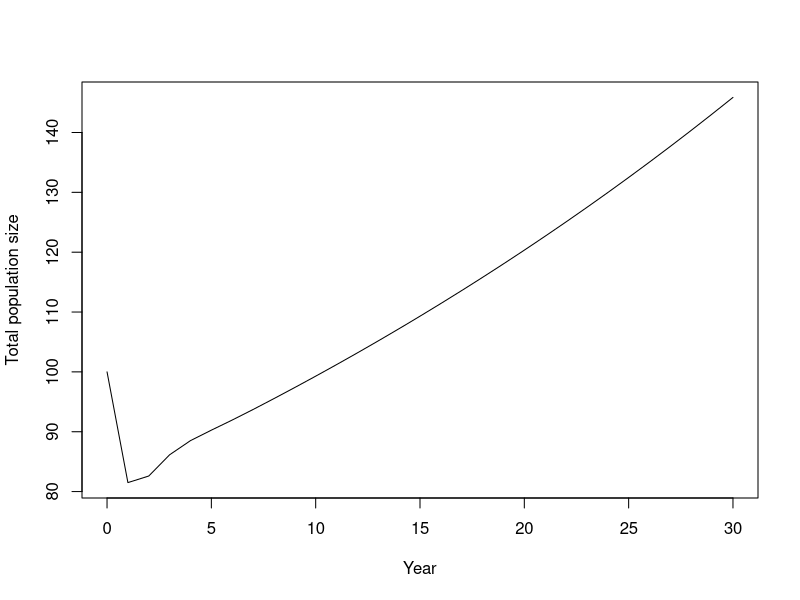
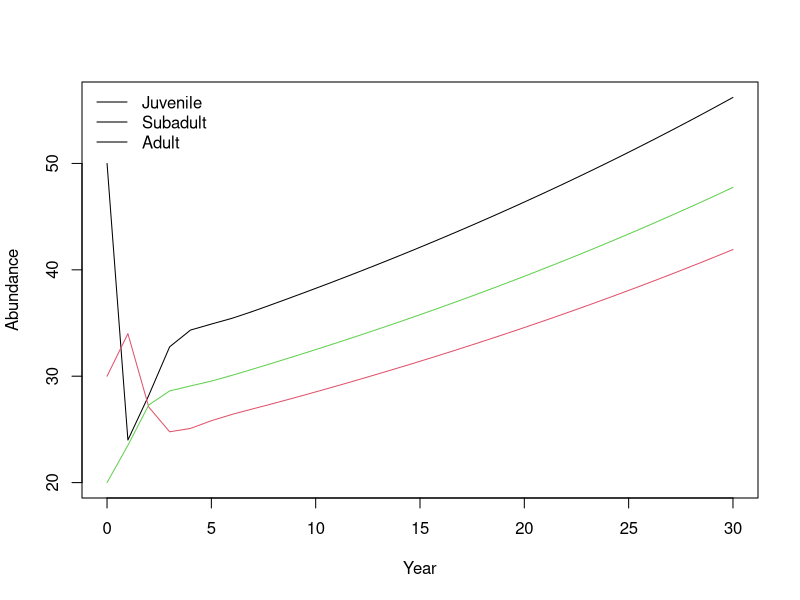
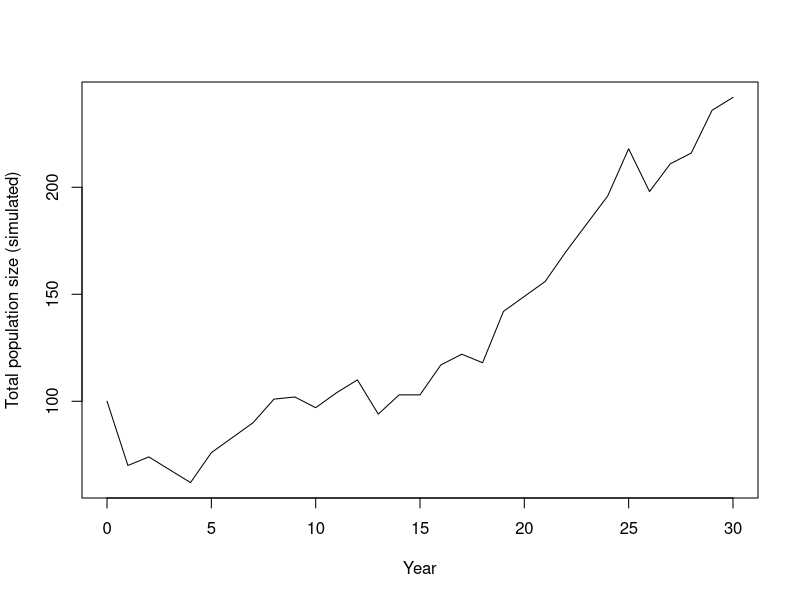
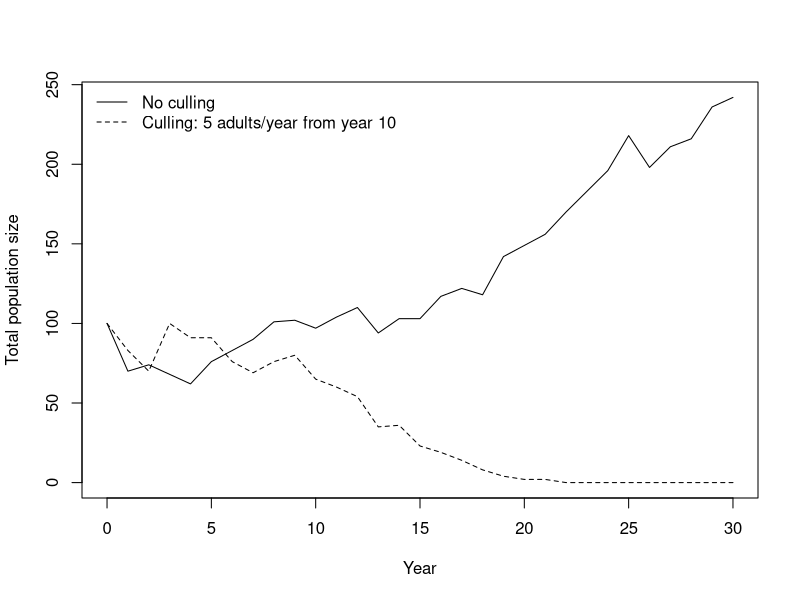
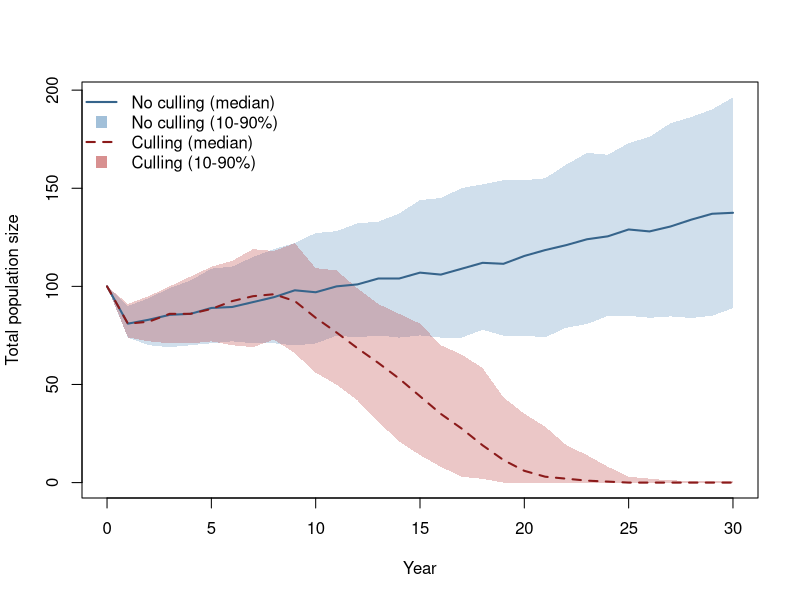

Recreate these plots in R, in order.
## ---- chunk 1
set.seed(1)
## ---- chunk 2
# Vital rates for a 1-year projection interval
F_A <- 1.2   # recruits (juveniles) per adult per year
G_J <- 0.35  # juvenile -> subadult (survive + grow)
P_S <- 0.55  # subadult -> subadult (survive + stay)
G_S <- 0.25  # subadult -> adult (survive + grow)
P_A <- 0.80  # adult -> adult (survive + stay)

# Build the projection matrix (rows = stage at t+1, cols = stage at t)
A <- matrix(
  c(0,   0,   F_A,
    G_J, P_S, 0,
    0,   G_S, P_A),
  nrow = 3, byrow = TRUE
)

dimnames(A) <- list(
  c("Juvenile", "Subadult", "Adult"),
  c("Juvenile", "Subadult", "Adult")
)

# Print matrix so we can check entries
A
## ---- chunk 3
# Initial population vector (year 0)
n0 <- c(Juvenile = 50, Subadult = 30, Adult = 20)
n0
## ---- chunk 4
# Deterministic one-step update
n1 <- A %*% n0
n1
## ---- chunk 5
# Number of projection steps
years <- 30

# Matrix to store yearly stage abundances
nmat <- matrix(NA_real_, nrow = years + 1, ncol = length(n0))
colnames(nmat) <- names(n0)

# Set initial year
nmat[1, ] <- n0

# Project forward one year at a time
for (t in 1:years) {
  nmat[t + 1, ] <- as.numeric(A %*% nmat[t, ])
}

head(nmat, 6)
## ---- chunk 6
# Total abundance each year
totalN <- rowSums(nmat)

# Plot total abundance
plot(
  0:years, totalN, type = "l",
  xlab = "Year", ylab = "Total population size"
)

# Plot stage-specific abundances
matplot(
  0:years, nmat, type = "l", lty = 1,
  xlab = "Year", ylab = "Abundance"
)
legend("topleft", legend = colnames(nmat), lty = 1, bty = "n")
## ---- chunk 7
# Eigenvalues of the projection matrix
eig <- eigen(A)

# Dominant eigenvalue is asymptotic growth rate lambda
lambda <- Re(eig$values[which.max(Re(eig$values))])
lambda
## ---- chunk 8
# basic validity check: probabilities should sum to <= 1
stopifnot(G_S + P_S <= 1)
## ---- chunk 9
set.seed(1201)
## ---- chunk 10
# Step 1: create a matrix to store the trajectory
sim1 <- matrix(0L, nrow = years + 1, ncol = 3)
colnames(sim1) <- c("Juvenile", "Subadult", "Adult")

# Step 2: set the initial population (year 0)
sim1[1, ] <- as.integer(n0[c("Juvenile", "Subadult", "Adult")])

# Step 3-5: update the population one year at a time
for (t in 1:years) {
  # Current stage abundances at year t
  J <- sim1[t, "Juvenile"]
  S <- sim1[t, "Subadult"]
  A <- sim1[t, "Adult"]

  # Births: each adult contributes recruits stochastically
  newJ <- rpois(1, lambda = F_A * A)

  # Juvenile -> Subadult transition
  J_to_S <- rbinom(1, size = J, prob = G_J)

  # Subadult transitions: stay subadult or move to adult
  S_stay <- rbinom(1, size = S, prob = P_S)
  S_remaining <- S - S_stay
  p_grow_cond <- if ((1 - P_S) > 0) G_S / (1 - P_S) else 0
  S_to_A <- rbinom(1, size = S_remaining, prob = p_grow_cond)

  # Adult survival
  A_surv <- rbinom(1, size = A, prob = P_A)

  # Write next year's abundances
  sim1[t + 1, "Juvenile"] <- newJ
  sim1[t + 1, "Subadult"] <- J_to_S + S_stay
  sim1[t + 1, "Adult"] <- S_to_A + A_surv
}

# Step 6: plot the total population trajectory
plot(0:years, rowSums(sim1), type = "l",
     xlab = "Year", ylab = "Total population size (simulated)")
## ---- chunk 11
tot_no <- rowSums(sim1)
realised_lambda_no <- if (length(tot_no) < 2 || tot_no[1] <= 0) {
  NA_real_
} else if (any(tot_no <= 0)) {
  0
} else {
  exp(mean(diff(log(tot_no))))
}
realised_lambda_no
## ---- chunk 12
set.seed(1202)
## ---- chunk 13
# Management settings for the intervention scenario
cull_enabled <- TRUE
cull_stage <- "Adult"
cull_start_year <- 10
cull_n <- 5

# Storage for the culling trajectory
sim_cull <- matrix(0L, nrow = years + 1, ncol = 3)
colnames(sim_cull) <- c("Juvenile", "Subadult", "Adult")
sim_cull[1, ] <- as.integer(n0[c("Juvenile", "Subadult", "Adult")])

# Simulate year by year, applying culling before demographic updates
for (t in 1:years) {
  # Current stage abundances at year t
  J <- sim_cull[t, "Juvenile"]
  S <- sim_cull[t, "Subadult"]
  A <- sim_cull[t, "Adult"]

  # Apply culling before births/survival if intervention is active
  if (cull_enabled && t >= cull_start_year) {
    # Never remove more individuals than are currently present
    remove_n <- min(sim_cull[t, cull_stage], as.integer(cull_n))
    sim_cull[t, cull_stage] <- sim_cull[t, cull_stage] - remove_n

    # Refresh stage counts after culling
    J <- sim_cull[t, "Juvenile"]
    S <- sim_cull[t, "Subadult"]
    A <- sim_cull[t, "Adult"]
  }

  # Demographic updates (same as the no-culling simulation)
  newJ <- rpois(1, lambda = F_A * A)
  J_to_S <- rbinom(1, size = J, prob = G_J)
  S_stay <- rbinom(1, size = S, prob = P_S)
  S_remaining <- S - S_stay
  p_grow_cond <- if ((1 - P_S) > 0) G_S / (1 - P_S) else 0
  S_to_A <- rbinom(1, size = S_remaining, prob = p_grow_cond)
  A_surv <- rbinom(1, size = A, prob = P_A)

  sim_cull[t + 1, "Juvenile"] <- newJ
  sim_cull[t + 1, "Subadult"] <- J_to_S + S_stay
  sim_cull[t + 1, "Adult"] <- S_to_A + A_surv
}

# Compare trajectories: solid = no culling, dashed = culling
plot(0:years, rowSums(sim1), type = "l",
     xlab = "Year", ylab = "Total population size",
     ylim = range(c(rowSums(sim1), rowSums(sim_cull))))
lines(0:years, rowSums(sim_cull), lty = 2)
legend("topleft", legend = c("No culling", "Culling: 5 adults/year from year 10"),
       lty = c(1, 2), bty = "n")
## ---- chunk 14
# Realised lambda from each simulated trajectory
tot_no <- rowSums(sim1)
tot_cu <- rowSums(sim_cull)

# Geometric-mean per-step growth rate over the full horizon.
# If a trajectory hits zero, define realised lambda as 0 (extinction within horizon).
realised_lambda_no <- if (length(tot_no) < 2 || tot_no[1] <= 0) {
  NA_real_
} else if (any(tot_no <= 0)) {
  0
} else {
  exp(mean(diff(log(tot_no))))
}

realised_lambda_cu <- if (length(tot_cu) < 2 || tot_cu[1] <= 0) {
  NA_real_
} else if (any(tot_cu <= 0)) {
  0
} else {
  exp(mean(diff(log(tot_cu))))
}

data.frame(
  scenario = c("No culling", "Culling"),
  realised_lambda = c(realised_lambda_no, realised_lambda_cu)
)
## ---- chunk 15
set.seed(1203)
## ---- chunk 16
# Number of Monte Carlo replicates
nreps <- 200

# Store total abundance per year for each replicate
totals_no <- matrix(NA_real_, nrow = years + 1, ncol = nreps)
totals_cull <- matrix(NA_real_, nrow = years + 1, ncol = nreps)

# Scenario A: run all replicates with no culling
for (rep in 1:nreps) {
  out_no <- matrix(0L, nrow = years + 1, ncol = 3)
  colnames(out_no) <- c("Juvenile", "Subadult", "Adult")
  out_no[1, ] <- as.integer(n0[c("Juvenile", "Subadult", "Adult")])

  for (t in 1:years) {
    J <- out_no[t, "Juvenile"]
    S <- out_no[t, "Subadult"]
    A <- out_no[t, "Adult"]

    newJ <- rpois(1, lambda = F_A * A)
    J_to_S <- rbinom(1, size = J, prob = G_J)
    S_stay <- rbinom(1, size = S, prob = P_S)
    S_remaining <- S - S_stay
    p_grow_cond <- if ((1 - P_S) > 0) G_S / (1 - P_S) else 0
    S_to_A <- rbinom(1, size = S_remaining, prob = p_grow_cond)
    A_surv <- rbinom(1, size = A, prob = P_A)

    out_no[t + 1, "Juvenile"] <- newJ
    out_no[t + 1, "Subadult"] <- J_to_S + S_stay
    out_no[t + 1, "Adult"] <- S_to_A + A_surv
  }
  totals_no[, rep] <- rowSums(out_no)
}

## ---- chunk 17
set.seed(1204)
## ---- chunk 18
# Scenario B: run all replicates with culling
for (rep in 1:nreps) {
  out_cu <- matrix(0L, nrow = years + 1, ncol = 3)
  colnames(out_cu) <- c("Juvenile", "Subadult", "Adult")
  out_cu[1, ] <- as.integer(n0[c("Juvenile", "Subadult", "Adult")])

  for (t in 1:years) {
    J <- out_cu[t, "Juvenile"]
    S <- out_cu[t, "Subadult"]
    A <- out_cu[t, "Adult"]

    if (cull_enabled && t >= cull_start_year) {
      remove_n <- min(out_cu[t, cull_stage], as.integer(cull_n))
      out_cu[t, cull_stage] <- out_cu[t, cull_stage] - remove_n
      J <- out_cu[t, "Juvenile"]
      S <- out_cu[t, "Subadult"]
      A <- out_cu[t, "Adult"]
    }

    newJ <- rpois(1, lambda = F_A * A)
    J_to_S <- rbinom(1, size = J, prob = G_J)
    S_stay <- rbinom(1, size = S, prob = P_S)
    S_remaining <- S - S_stay
    p_grow_cond <- if ((1 - P_S) > 0) G_S / (1 - P_S) else 0
    S_to_A <- rbinom(1, size = S_remaining, prob = p_grow_cond)
    A_surv <- rbinom(1, size = A, prob = P_A)

    out_cu[t + 1, "Juvenile"] <- newJ
    out_cu[t + 1, "Subadult"] <- J_to_S + S_stay
    out_cu[t + 1, "Adult"] <- S_to_A + A_surv
  }
  totals_cull[, rep] <- rowSums(out_cu)
}

# Summarise each year across replicates (median and 10-90% interval)
sum_no <- data.frame(
  year = 0:years,
  median = apply(totals_no, 1, median),
  lo = apply(totals_no, 1, quantile, probs = 0.1),
  hi = apply(totals_no, 1, quantile, probs = 0.9)
)
sum_cu <- data.frame(
  year = 0:years,
  median = apply(totals_cull, 1, median),
  lo = apply(totals_cull, 1, quantile, probs = 0.1),
  hi = apply(totals_cull, 1, quantile, probs = 0.9)
)

# Scenario A vs Scenario B: compare summaries in one figure
plot(sum_no$year, sum_no$median, type = "n",
     xlab = "Year", ylab = "Total population size",
     ylim = range(c(sum_no$lo, sum_no$hi, sum_cu$lo, sum_cu$hi)))

# Ribbon for no-culling uncertainty (10-90%)
polygon(
  x = c(sum_no$year, rev(sum_no$year)),
  y = c(sum_no$lo, rev(sum_no$hi)),
  col = grDevices::adjustcolor("steelblue", alpha.f = 0.25),
  border = NA
)

# Ribbon for culling uncertainty (10-90%)
polygon(
  x = c(sum_cu$year, rev(sum_cu$year)),
  y = c(sum_cu$lo, rev(sum_cu$hi)),
  col = grDevices::adjustcolor("firebrick", alpha.f = 0.25),
  border = NA
)

# Median trajectories on top of ribbons
lines(sum_no$year, sum_no$median, lwd = 2, col = "steelblue4")
lines(sum_cu$year, sum_cu$median, lwd = 2, lty = 2, col = "firebrick4")

legend("topleft",
       legend = c("No culling (median)", "No culling (10-90%)",
                  "Culling (median)", "Culling (10-90%)"),
       lty = c(1, NA, 2, NA),
       lwd = c(2, NA, 2, NA),
       pch = c(NA, 15, NA, 15),
       col = c("steelblue4", grDevices::adjustcolor("steelblue", alpha.f = 0.5),
               "firebrick4", grDevices::adjustcolor("firebrick", alpha.f = 0.5)),
       pt.cex = c(1, 1.5, 1, 1.5),
       bty = "n")
